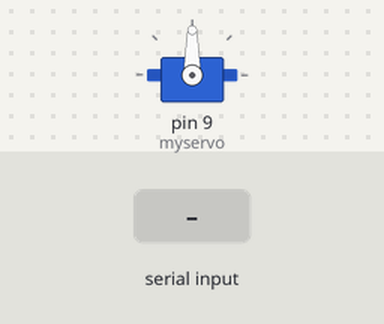
The sketch below on a simulated Arduino Uno, built with avr-gcc and run on an emulated ATmega328P. Shown: servo. Inputs (shaded band) come from the test bench. What the sketch prints to the serial monitor is not drawn.

Above: at 1.2 s.
1.3 s: "O" received over Serial
At 2.4 s:
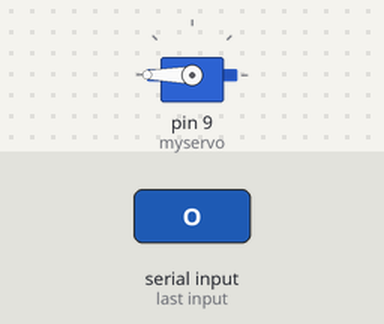
3.0 s: "C" received over Serial
At 4.1 s:
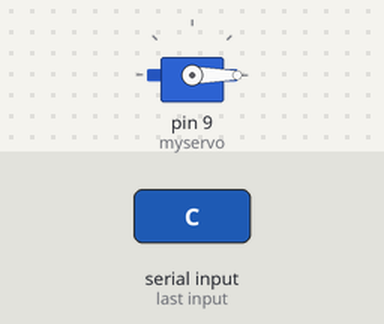
Timing chart, 0 to 6.0 s (numbered marks = the images above; inputs shaded):
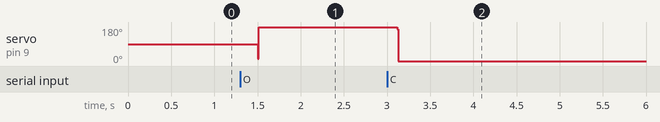

The sketch:

bluetooth_test_code.ino
```cpp
#include <Servo.h>
int counter = 0;
Servo myservo;
int pos = 0;
void setup() {
  myservo.attach(9);
Serial.begin(9600);


}
void loop() {
char received=0;

  if(Serial.available()>=0){
    received=Serial.read();
    delay(100);
    Serial.println(received);
    }

      if(received=='O'){
        for (pos = 0; pos <= 180; pos += 1) { // goes from 0 degrees to 180 degrees
    // in steps of 1 degree
    myservo.write(pos);              // tell servo to go to position in variable 'pos'
    //delay(10);// waits 15ms for the servo to reach the position
  }
        counter = 1;
        }
      else if(received=='C'){
        if (counter == 1){
         for (pos = 180; pos >= 0; pos -= 1) { // goes from 180 degrees to 0 degrees
    myservo.write(pos);              // tell servo to go to position in variable 'pos'
    //delay(10);                       // waits 15ms for the servo to reach the position
  }
         counter = 0;
         }
        }
        }
```

Measured:
- after the input at 1.3 s, servo on pin 9 (myservo): 90° → 180° after 0.20 s
- after the input at 3.0 s, servo on pin 9 (myservo): 180° → 0° after 0.12 s
